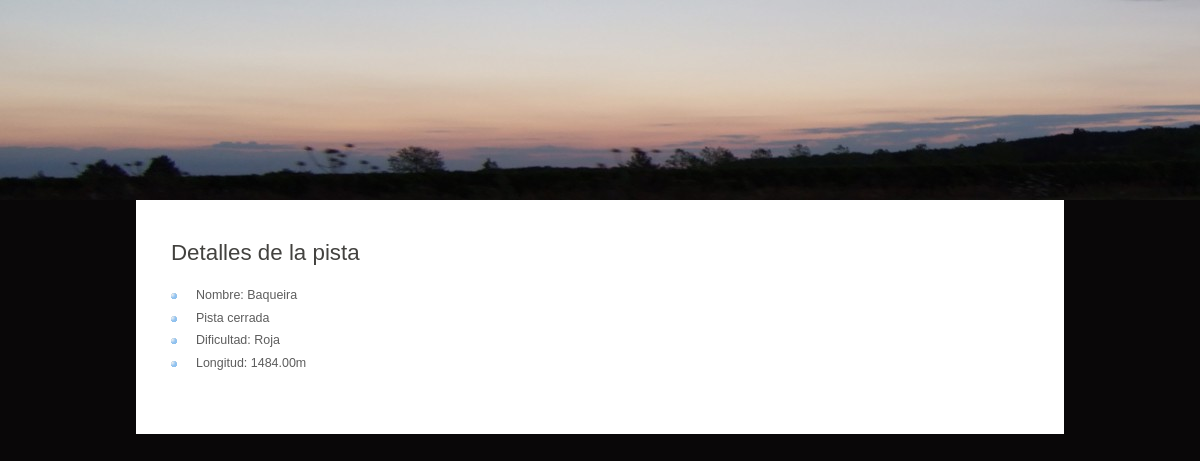
The app's page /pista/1/ with its own data.
### appIW/models.py (models this page shows, shortened)
class Pista(models.Model):
    estacion = models.ForeignKey(Estacion, on_delete=models.CASCADE)
    nombre = models.CharField(max_length=50)
    abierta = models.BooleanField()
    dificultad = models.CharField(max_length=10)
    longitud = models.DecimalField(decimal_places=2, max_digits=6)

### appIW/views.py (the view)
# urls.py: path('pista/<int:pista_id>/', views.pista, name='pista'),
def pista(request, pista_id):
    pista = get_object_or_404(Pista, pk=pista_id)
    context = {'pista': pista}
    return render(request, 'appIW/pista.html', context)

### appIW/templates/appIW/pista.html (shortened to what this page needs)
{% load static %}
<!DOCTYPE html>
<html lang="en">
<head>
    <link rel="stylesheet" type="text/css" href="{% static '/style/style.css' %}"/>
</head>
<body>
 <div id="main">
        <div id="header">
            <div id ="logo"></div>
        </div>
        <div id="site_content">
        <div id="content">
{% block contenido %}
<h1>Detalles de la pista</h1>
{% if pista %}
    <ul>
	    <li>
            Nombre: {{pista.nombre}}
        </li>
        <li>{% if pista.abierta == true %}
             Pista abierta
            {% else %}
            Pista cerrada
            {% endif %}
        </li>
        <li>
            Dificultad: {{pista.dificultad}}
        </li>
        <li>
            Longitud: {{pista.longitud}}m
        </li>
    </ul>
    {% else %}
    <p>No hay pistas creadas.</p>
    {% endif %}
    {% endblock %}
        </div>
    </div>
    </div>
</body>
</html>

### appIW/static/style/style.css (style rules this page uses)
html { height: 100%; }
body { font-family: "lucida sans", arial, sans-serif; padding: 0px; margin: 0px; font-size: .78em; background: #090708; color: #5D5D5D; }
h1, h2, h3, h4, h5, h6 { font: normal 179% 'century gothic', arial, sans-serif; color: #43423F; margin: 0 0 15px 0; padding: 15px 0 5px 0; }
ul { margin: 2px 0px 18px 16px; padding: 0px; }
ul li { list-style-type: square; margin: 0px 0px 6px 0px; padding: 0px; }
#main, #logo, #menubar, #site_content, #footer { margin-left: auto; margin-right: auto; }
#main { padding-bottom: 40px; }
#header { background: transparent url(logo.jpg) no-repeat; }
#logo { width: 860px; position: relative; height: 200px; }
#site_content { width: 858px; overflow: hidden; margin: 0 auto 0 auto; padding: 10px 20px 20px 20px; background: #FFF; border: 15px solid #FFF; }
#content { text-align: left; width: 613px; padding: 0; }
#content ul { margin: 2px 0 22px 0px; }
#content ul li { list-style-type: none; background: url(bullet.png) no-repeat; margin: 0 0 0 0; padding: 0 0 4px 25px; line-height: 1.5em; }

### records on screen
Pista: nombre "Baqueira", dificultad "Roja", longitud "1484.00"
